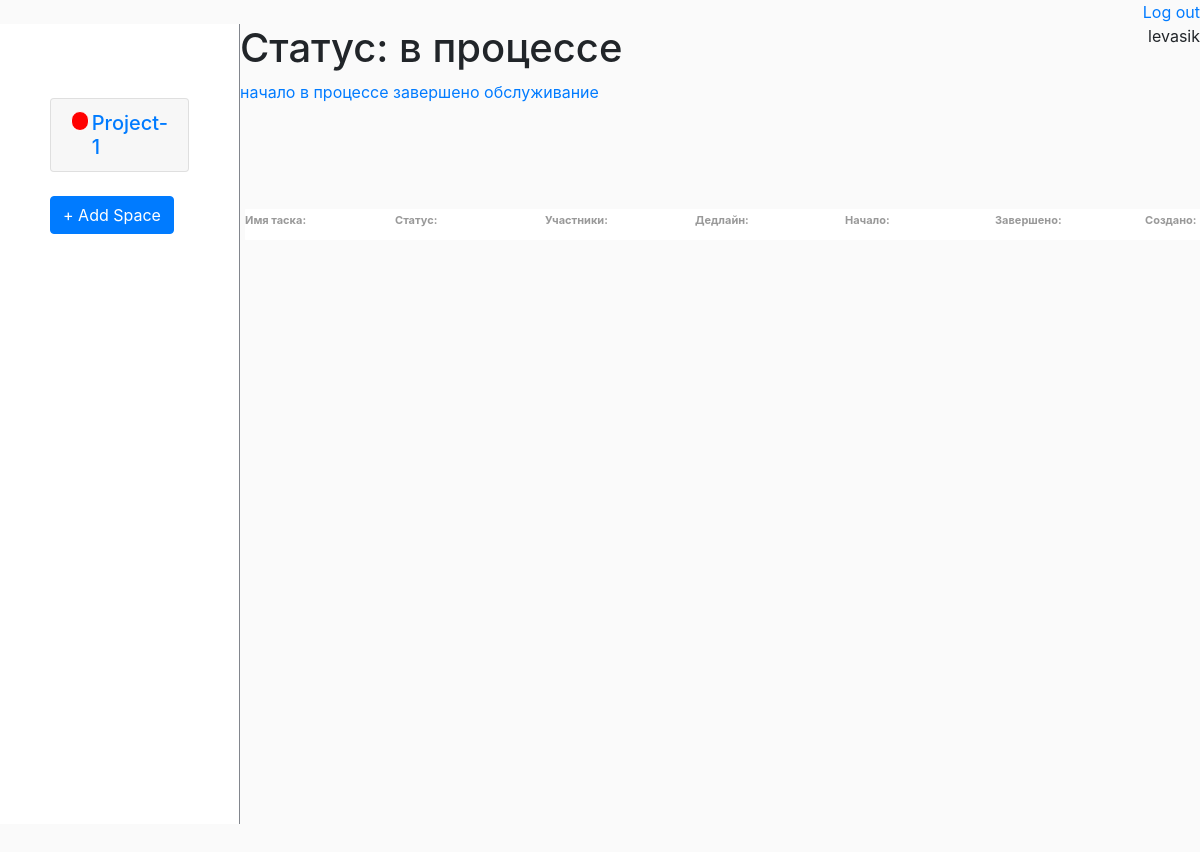
The page /status/2/ (signed in) on the database its author committed.
### main/models.py (models this page shows)
class Space(models.Model):
    name = models.CharField('Название',max_length=100)
    photo = models.ImageField(upload_to='images/', blank=True)
    assign = models.ManyToManyField(User)
    status = models.ForeignKey(Status, on_delete=models.CASCADE)
    add_date = models.DateField(auto_now_add=True)
    upd_date = models.DateField(auto_now_add=False, auto_now=True)
    created_by = models.CharField(max_length=150)
    color = ColorField(default='#FF0000')
    def __str__(self):
        return (self.name)

class Status(models.Model):
    name_status = models.CharField(max_length=100)
    color = ColorField(default='#FF0000')
    def __str__(self):
        return(self.name_status)

### main/views.py (the view)
# urls.py: path('status/<int:task_id>/', views.status, name = 'status_url'),
def status(request, task_id):
	lists = List.objects.all()
	space = Space.objects.filter(assign=request.user.id)
	bbs = Task.objects.filter(status=task_id, assign=request.user.id)
	form_list = ListForm()
	form_space = SpaceForm()
	status = Status.objects.all()
	current_status = Status.objects.get(id = task_id)
	context = {
		'status': status,
		'bbs':bbs,
		'current_status':current_status,
		'space':space,
		'lists': lists,
		'form_list': form_list,
		'form_space': form_space,
	}
	return render(request, 'main/status.html', context)

### main/models.py (called while the page is built)
    def __str__(self):
        return (self.name_list)

### templates/main/status.html (shortened to what this page needs)
{% extends 'main/index.html' %}
{% block main %}
<h1>Статус: {{current_status.name_status}}</h1>
{% for i in status %}
<a href="{% url 'status_url' i.id %}">{{ i.name_status}}</a>
{% endfor%}
    <div class="ri">
        <div class="name">
            <h6 class='textf'>Имя таска: </h6>
            <h6 class='textf'>Статус: </h6>
            <h6 class='textf'>Участники:</h6>
            <h6 class='textf'>Дедлайн: </h6>
            <h6 class='textf'>Начало:</h6>
            <h6 class='textf'>Завершено: </h6>
            <h6 class='textf'>Создано: </h6>
        </div>
        <br>
{% endblock %}

### templates/main/index.html (shortened to what this page needs)
{% extends 'base.html' %}
{% load static %}
{% load crispy_forms_tags %}
{% block content %}
{% if user.is_authenticated %}
<div class="left">
<br> {% for i in space %}
<div class="accordion md-accordion" id="accordionEx" role="tablist" aria-multiselectable="true">
  <div class="card">
    <div class="card-header" role="tab" id="{{i.id}}">
      <a  data-toggle="collapse" data-parent="#accordionEx" href="#collapse{{i.id}}" aria-expanded="true"
        aria-controls="collapse{{i.id}}">
        <h5 class="mb-0" id="collapsediv">
          <div id="colorspace" style="background-color: {{i.color}}; "></div>{{i.name}}
        </h5>
      </a>
    </div>
  </div>
</div><br>
    {% endfor %}
<button type="button" class="btn btn-primary" data-toggle="modal" data-target="#SpaceModal">
  + Add Space
</button>
</div>
    {% block main %} {% endblock %}
{% else %}
    <a href="{% url 'accounts:login' %}" class="reg">Войти</a>
{% endif %}
{% endblock %}

### templates/base.html (shortened to what this page needs)
{% load static %}
<!doctype  html>
<html lang="en">
<head>
    <link rel="stylesheet" href="https://cdn.jsdelivr.net/npm/bootstrap@4.5.3/dist/css/bootstrap.min.css">
    <link rel="stylesheet" type="text/css" href="{% static 'main/css/style.css' %}">
        <link rel="stylesheet" href="http://code.jquery.com/ui/1.11.0/themes/smoothness/jquery-ui.css">
</head>
<body>
{% if user.is_authenticated %}
<a class="username" href="{% url 'accounts:logout' %}">Log out</a><br>
    <p class="username">{{user.username}}</p>
    {% else %}
    <a href="{% url 'accounts:login' %}" class="reg">Войти</a> {% endif %}
{% block content %} {% endblock %}
</body>
</html>

### main/static/main/css/style.css (style rules this page uses)
.left { min-height: 100vh; max-height: 100000px; width: 20%; background-color: white !important; border-right: 1px solid #82868D; float: left; padding: 50px; }
* { text-decoration: none; }
body { background-color: #FAFAFA; }
#colorspace { border: 1px solid white; border-radius: 25px; width: 20px; height: 20px; margin-right: 3px; }
#collapsediv { display: flex; }
.name { margin-top: 100px; width: 1520px; display: flex; padding-top: 5px; padding-bottom: 5px; border-radius: 1px; background-color: white; }
h6 { width: 150px; color: #82868D; font-size: 11px; }
h6.textf { width: 150px; color: #34343480; font-size: 11px; font-weight: bolder; }
.ri { margin-left: 20px; overflow: scroll; height: 100vh; padding: 5px; }
.username { float: right; }

### rows shown on the page
Space: name "Project-1"
Status: name_status "в процессе"
Status: name_status "начало"
Status: name_status "завершено"
Status: name_status "обслуживание"

### other values the page prints
{{ user.username }} "levasik"
